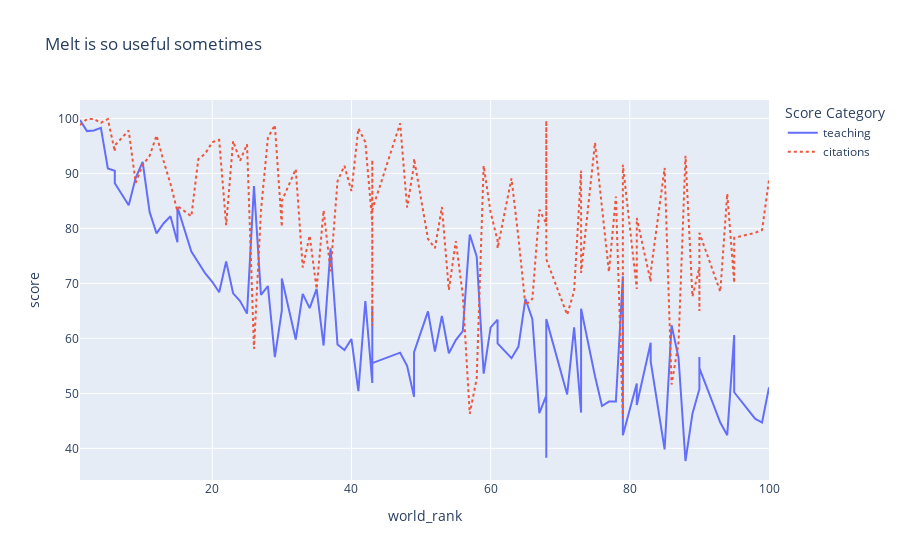

Notebook source saved alongside this figure:
### Code cell
# More exclusively the plotly express way

df = uni.iloc[:100,:]
for_color_test = df.melt(id_vars=[col for col in df.columns if col not in ["teaching", "citations"]], var_name="Score Category", value_name="score")
for_color_test
configure_plotly_browser_state()
line_plot = px.line(for_color_test,
                    x="world_rank",
                    y="score",
                    hover_data="university_name",
                    color="Score Category",
                    title="Melt is so useful sometimes",
                    line_dash = "Score Category")

line_plot.show()

### Figure 1 — Plotly figure (JSON) as saved in the notebook; plotly's stock layout.template omitted (floating-point values rounded to 4 significant figures)
{"data": [{"customdata": [["Harvard University"], ["California Institute of Technology"], ["Massachusetts Institute of Technology"], ["Stanford University"], ["Princeton University"], ["University of Cambridge"], ["University of Oxford"], ["University of California, Berkeley"], ["Imperial College London"], ["Yale University"], ["University of California, Los Angeles"], ["University of Chicago"], ["Johns Hopkins University"], ["Cornell University"], ["ETH Zurich – Swiss Federal Institute of Technology Zurich"], ["University of Michigan"], ["University of Toronto"], ["Columbia University"], ["University of Pennsylvania"], ["Carnegie Mellon University"], ["University of Hong Kong"], ["University College London"], ["University of Washington"], ["Duke University"], ["Northwestern University"], ["University of Tokyo"], ["Georgia Institute of Technology"], ["Pohang University of Science and Technology"], ["University of California, Santa Barbara"], ["University of British Columbia"], ["University of North Carolina at Chapel Hill"], ["University of California, San Diego"], ["University of Illinois at Urbana-Champaign"], ["National University of Singapore"], ["McGill University"], ["University of Melbourne"], ["Peking University"], ["Washington University in St Louis"], ["École Polytechnique"], ["University of Edinburgh"], ["Hong Kong University of Science and Technology"], ["École Normale Supérieure"], ["Australian National University"], ["Karolinska Institute"], ["University of Göttingen"], ["University of Wisconsin"], ["Rice University"], ["École Polytechnique Fédérale de Lausanne"], ["University of California, Irvine"], ["University of Science and Technology of China"], ["Vanderbilt University"], ["University of Minnesota"], ["Tufts University"], ["University of California, Davis"], ["Brown University"], ["University of Massachusetts"], ["Kyoto University"], ["Tsinghua University"], ["Boston University"], ["New York University"], ["Emory University"], ["LMU Munich"], ["University of Notre Dame"], ["University of Pittsburgh"], ["Case Western Reserve University"], ["Ohio State University"], ["University of Colorado Boulder"], ["University of Bristol"], ["University of California, Santa Cruz"], ["Yeshiva University"], ["University of Sydney"], ["University of Virginia"], ["University of Adelaide"], ["University of Southern California"], ["William & Mary"], ["Trinity College Dublin"], ["King’s College London"], ["Stony Brook University"], ["Korea Advanced Institute of Science and Technology (KAIST)"], ["University of Sussex"], ["The University of Queensland"], ["University of York"], ["Heidelberg University"], ["University of Utah"], ["Durham University"], ["London School of Economics and Political Science"], ["University of Manchester"], ["Royal Holloway, University of London"], ["Lund University"], ["University of Southampton"], ["University of Zurich"], ["Wake Forest University"], ["McMaster University"], ["University College Dublin"], ["George Washington University"], ["University of Arizona"], ["University of Basel"], ["University of Maryland, College Park"], ["Dartmouth College"], ["École Normale Supérieure de Lyon"]], "hovertemplate": "Score Category=teaching<br>world_rank=%{x}<br>score=%{y}<br>university_name=%{customdata[0]}<extra></extra>", "legendgroup": "teaching", "line": {"color": "#636efa", "dash": "solid"}, "marker": {"symbol": "circle"}, "mode": "lines", "name": "teaching", "orientation": "v", "showlegend": true, "x": [1, 2, 3, 4, 5, 6, 6, 8, 9, 10, 11, 12, 13, 14, 15, 15, 17, 18, 19, 20, 21, 22, 23, 24, 25, 26, 27, 28, 29, 30, 30, 32, 33, 34, 35, 36, 37, 38, 39, 40, 41, 42, 43, 43, 43, 43, 47, 48, 49, 49, 51, 52, 53, 54, 55, 56, 57, 58, 59, 60, 61, 61, 63, 64, 65, 66, 67, 68, 68, 68, 71, 72, 73, 73, 75, 76, 77, 78, 79, 79, 81, 81, 83, 83, 85, 86, 87, 88, 89, 90, 90, 90, 93, 94, 95, 95, 95, 98, 99, 100], "xaxis": "x", "y": [99.7, 97.7, 97.8, 98.3, 90.9, 90.5, 88.2, 84.2, 89.2, 92.1, 83, 79.1, 80.9, 82.2, 77.5, 83.9, 75.8, 73.8, 71.8, 70.3, 68.4, 74, 68.2, 66.8, 64.5, 87.7, 67.9, 69.5, 56.6, 65.1, 70.9, 59.8, 68.1, 65.5, 69, 58.7, 76.4, 58.9, 57.9, 59.9, 50.4, 66.8, 51.9, 65.8, 57.3, 55.5, 57.4, 55, 49.4, 57.5, 64.9, 57.6, 64.1, 57.3, 59.7, 61.3, 78.9, 74.9, 53.6, 62, 63.4, 59.1, 56.4, 58.5, 67.2, 63.5, 46.4, 49.6, 38.3, 63.5, 49.8, 62, 46.5, 65.4, 53.1, 47.7, 48.5, 48.5, 71.3, 42.4, 51.8, 47.9, 59.2, 55.8, 39.8, 62.4, 56.5, 37.7, 46.3, 50.8, 56.6, 54.6, 44.7, 42.4, 60.6, 52.4, 50.2, 45.4, 44.7, 51.1], "yaxis": "y", "type": "scatter"}, {"customdata": [["Harvard University"], ["California Institute of Technology"], ["Massachusetts Institute of Technology"], ["Stanford University"], ["Princeton University"], ["University of Cambridge"], ["University of Oxford"], ["University of California, Berkeley"], ["Imperial College London"], ["Yale University"], ["University of California, Los Angeles"], ["University of Chicago"], ["Johns Hopkins University"], ["Cornell University"], ["ETH Zurich – Swiss Federal Institute of Technology Zurich"], ["University of Michigan"], ["University of Toronto"], ["Columbia University"], ["University of Pennsylvania"], ["Carnegie Mellon University"], ["University of Hong Kong"], ["University College London"], ["University of Washington"], ["Duke University"], ["Northwestern University"], ["University of Tokyo"], ["Georgia Institute of Technology"], ["Pohang University of Science and Technology"], ["University of California, Santa Barbara"], ["University of British Columbia"], ["University of North Carolina at Chapel Hill"], ["University of California, San Diego"], ["University of Illinois at Urbana-Champaign"], ["National University of Singapore"], ["McGill University"], ["University of Melbourne"], ["Peking University"], ["Washington University in St Louis"], ["École Polytechnique"], ["University of Edinburgh"], ["Hong Kong University of Science and Technology"], ["École Normale Supérieure"], ["Australian National University"], ["Karolinska Institute"], ["University of Göttingen"], ["University of Wisconsin"], ["Rice University"], ["École Polytechnique Fédérale de Lausanne"], ["University of California, Irvine"], ["University of Science and Technology of China"], ["Vanderbilt University"], ["University of Minnesota"], ["Tufts University"], ["University of California, Davis"], ["Brown University"], ["University of Massachusetts"], ["Kyoto University"], ["Tsinghua University"], ["Boston University"], ["New York University"], ["Emory University"], ["LMU Munich"], ["University of Notre Dame"], ["University of Pittsburgh"], ["Case Western Reserve University"], ["Ohio State University"], ["University of Colorado Boulder"], ["University of Bristol"], ["University of California, Santa Cruz"], ["Yeshiva University"], ["University of Sydney"], ["University of Virginia"], ["University of Adelaide"], ["University of Southern California"], ["William & Mary"], ["Trinity College Dublin"], ["King’s College London"], ["Stony Brook University"], ["Korea Advanced Institute of Science and Technology (KAIST)"], ["University of Sussex"], ["The University of Queensland"], ["University of York"], ["Heidelberg University"], ["University of Utah"], ["Durham University"], ["London School of Economics and Political Science"], ["University of Manchester"], ["Royal Holloway, University of London"], ["Lund University"], ["University of Southampton"], ["University of Zurich"], ["Wake Forest University"], ["McMaster University"], ["University College Dublin"], ["George Washington University"], ["University of Arizona"], ["University of Basel"], ["University of Maryland, College Park"], ["Dartmouth College"], ["École Normale Supérieure de Lyon"]], "hovertemplate": "Score Category=citations<br>world_rank=%{x}<br>score=%{y}<br>university_name=%{customdata[0]}<extra></extra>", "legendgroup": "citations", "line": {"color": "#EF553B", "dash": "dot"}, "marker": {"symbol": "circle"}, "mode": "lines", "name": "citations", "orientation": "v", "showlegend": true, "x": [1, 2, 3, 4, 5, 6, 6, 8, 9, 10, 11, 12, 13, 14, 15, 15, 17, 18, 19, 20, 21, 22, 23, 24, 25, 26, 27, 28, 29, 30, 30, 32, 33, 34, 35, 36, 37, 38, 39, 40, 41, 42, 43, 43, 43, 43, 47, 48, 49, 49, 51, 52, 53, 54, 55, 56, 57, 58, 59, 60, 61, 61, 63, 64, 65, 66, 67, 68, 68, 68, 71, 72, 73, 73, 75, 76, 77, 78, 79, 79, 81, 81, 83, 83, 85, 86, 87, 88, 89, 90, 90, 90, 93, 94, 95, 95, 95, 98, 99, 100], "xaxis": "x", "y": [98.8, 99.9, 99.9, 99.2, 99.9, 94, 95.1, 97.8, 88.3, 91.5, 93.2, 96.9, 92.3, 88.1, 83.1, 84.1, 82.2, 92.6, 93.6, 95.7, 96.1, 80.6, 95.9, 92.3, 95.3, 58.1, 83.2, 96.5, 98.8, 80.3, 85, 90.8, 72.9, 78.7, 69, 83.3, 72.2, 88.6, 91.4, 86.8, 98.2, 95.7, 81, 62.3, 92.5, 83.4, 99.1, 83.8, 91.6, 92.7, 78.1, 76.4, 83.9, 68.8, 77.7, 67.9, 46.3, 52.7, 91.4, 82.9, 77.8, 76.4, 89.1, 78.3, 66, 67.2, 83.4, 80.9, 99.6, 74.4, 64.3, 68.6, 90.5, 71.9, 95.6, 84.4, 72.1, 85.8, 45.5, 91.6, 69, 81.9, 70.3, 72, 91, 51.6, 59.2, 93.2, 67.6, 72.9, 65, 79.2, 68.5, 86.3, 70.2, 70.1, 78.3, 79.2, 79.7, 88.8], "yaxis": "y", "type": "scatter"}], "layout": {"xaxis": {"anchor": "y", "domain": [0, 1], "title": {"text": "world_rank"}}, "yaxis": {"anchor": "x", "domain": [0, 1], "title": {"text": "score"}}, "legend": {"title": {"text": "Score Category"}, "tracegroupgap": 0}, "title": {"text": "Melt is so useful sometimes"}}}
